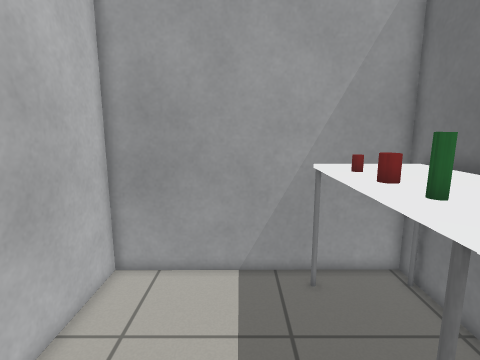
[1] (above)

15 first-person views from a walk through a Gazebo world. The camera is 1.2 m above the floor, tilts 10° down and sees 80° across. The floor is counted in squares, 0.2 m on a side. Each view is taken from the middle of a square. On the plan, view 1 faces up. The plan holds only what a view shows up to about 20 squares ahead; the rest is blank. Simple shapes stand in for some stock models.

[2]
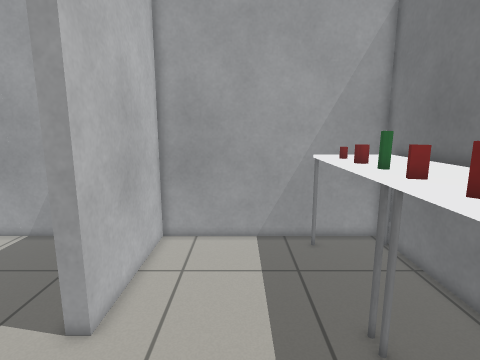

[3]
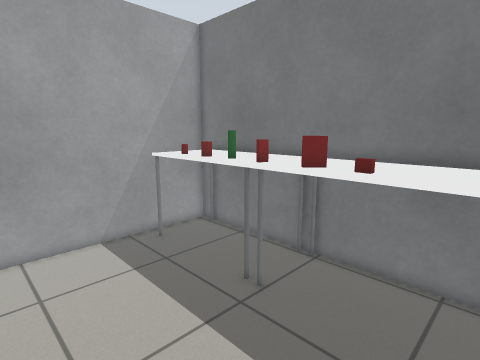

[4]
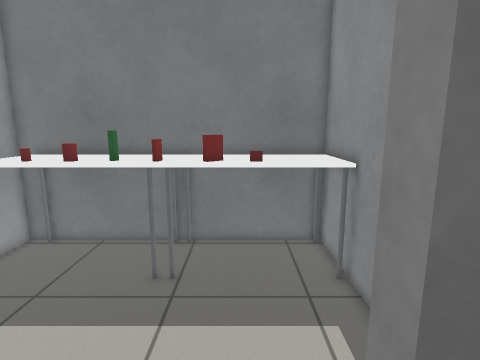

[5]
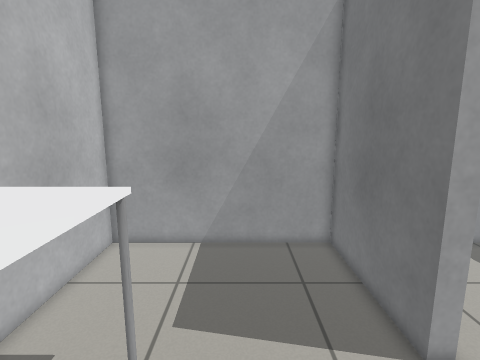

[6]
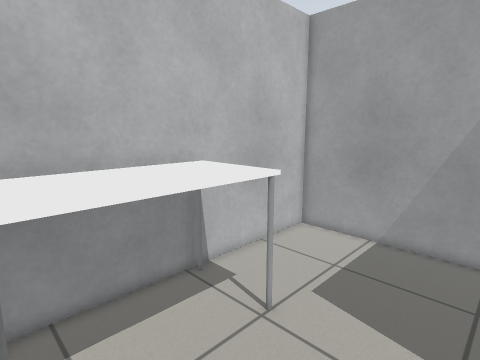

[7]
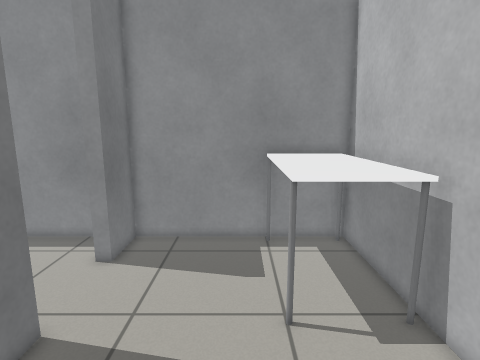

[8]
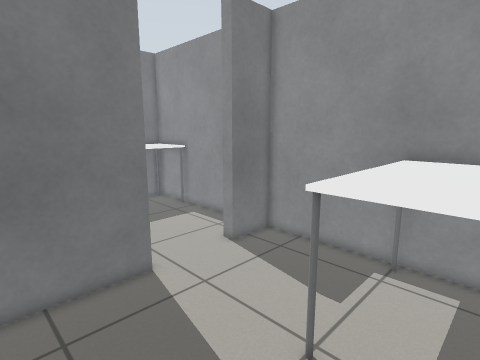

[9]
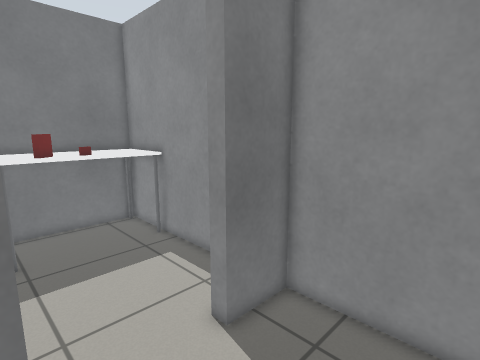

[10]
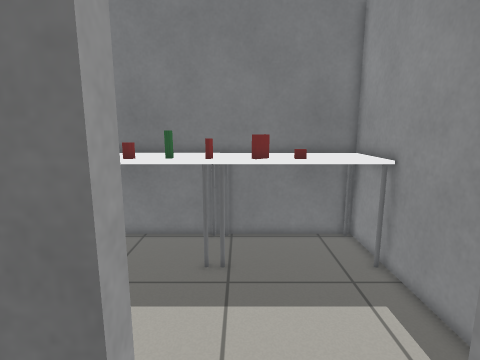

[11]
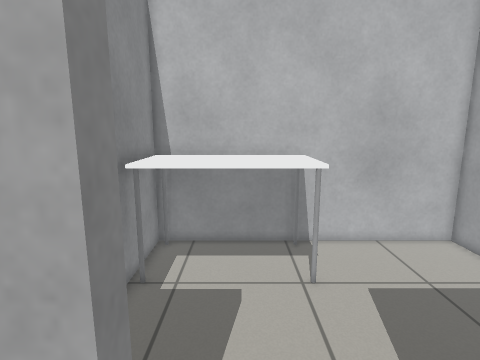

[12]
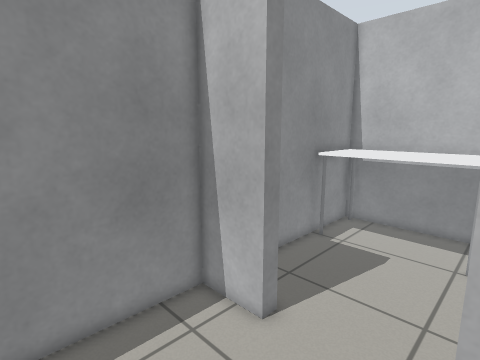

[13]
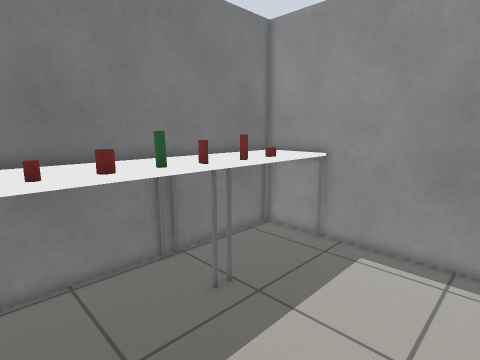

[14]
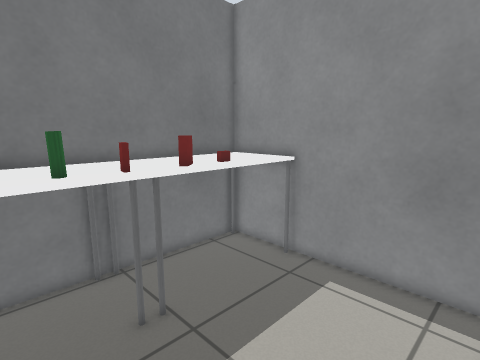

[15]
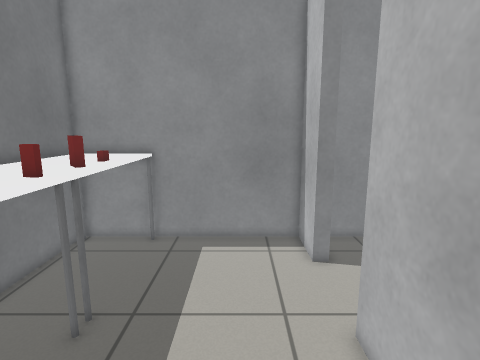

### Floor plan
Ten units are one square. View 1 is at (0, 0); x grows to the right and y downward. Boxes are objects, and circles mark ways between rooms. Rooms are numbered by the first view taken in them; rooms with no view inside come last. Other rooms are left out.
<svg viewBox="-184 -121 258 171">
<path fill="none" stroke="#000" d="M-54 13 -54 44 69 44 69 -116 -54 -115 -54 -35M-54 -35 -62 -35 -62 -115 -179 -115 -179 44 -62 44 -62 13 -54 13"/>
<rect x="25" y="-35" width="40" height="80" fill="#bbb"><title>table</title></rect>
<rect x="25" y="5" width="20" height="10" fill="#bbb"><title>drink can</title></rect>
<rect x="25" y="-15" width="20" height="10" fill="#bbb"><title>red box</title></rect>
<rect x="25" y="-35" width="20" height="10" fill="#bbb"><title>red box</title></rect>
<rect x="25" y="-105" width="40" height="70" fill="#bbb"><title>table</title></rect>
<rect x="25" y="-75" width="20" height="10" fill="#bbb"><title>drink can</title></rect>
<rect x="35" y="-55" width="10" height="10" fill="#bbb"><title>bottle</title></rect>
<rect x="35" y="-95" width="10" height="10" fill="#bbb"><title>drink can</title></rect>
<rect x="-175" y="-35" width="40" height="80" fill="#bbb"><title>table</title></rect>
<circle cx="-60" cy="-10" r="3" fill="#2a7"/>
<text x="0" y="-40">1</text>
<text x="-120" y="-40">2</text>
</svg>
Room 1 opens to room 2.

Where each view was taken, in squares from view 1:
view 1: 0 up, 0 right, facing up
view 2: 4 down, 1 left, facing up
view 3: 4 down, 5 left, facing up-right
view 4: 0 up, 8 left, facing right
view 5: 3 down, 11 left, facing up
view 6: 4 down, 8 left, facing up-left
view 7: 11 up, 12 left, facing down
view 8: 9 up, 17 left, facing down-right
view 9: 4 up, 12 left, facing down-right
view 10: 2 up, 9 left, facing right
view 11: 0 up, 3 left, facing left
view 12: 4 up, 1 right, facing down-left
view 13: 10 up, 5 left, facing down-right
view 14: 7 up, 5 left, facing down-right
view 15: 11 up, 2 left, facing down
